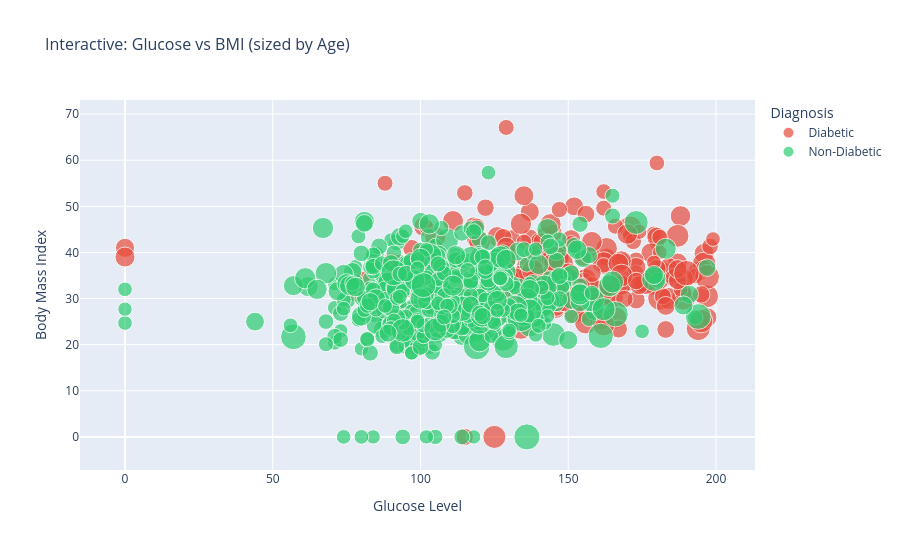

Notebook code for this chart:
### Code cell
# PLOT 7: Interactive Scatter Plot (Plotly)

plot_df = df.copy()
plot_df['Outcome_Label'] = plot_df['Outcome'].map({0: 'Non-Diabetic', 1: 'Diabetic'})

fig = px.scatter(
    plot_df,
    x='Glucose',
    y='BMI',
    color='Outcome_Label',
    size='Age',
    hover_data=['Age', 'Insulin', 'BloodPressure'],
    color_discrete_map={'Non-Diabetic': '#2ecc71', 'Diabetic': '#e74c3c'},
    title='Interactive: Glucose vs BMI (sized by Age)',
    labels={'Glucose': 'Glucose Level', 'BMI': 'Body Mass Index'}
)

fig.update_layout(
    title_font_size=16,
    legend_title='Diagnosis',
    height=550
)

fig.show()
print("Interactive chart displayed")

### Figure 1 — Plotly figure (JSON) as saved in the notebook; plotly's stock layout.template omitted (floating-point values rounded to 4 significant figures; data arrays with more than 128 entries replaced by an {"elided": "..."} marker saying what was removed)
{"data": [{"customdata": {"elided": "268x3 int values"}, "hovertemplate": "Outcome_Label=Diabetic<br>Glucose Level=%{x}<br>Body Mass Index=%{y}<br>Age=%{customdata[0]}<br>Insulin=%{customdata[1]}<br>BloodPressure=%{customdata[2]}<extra></extra>", "legendgroup": "Diabetic", "marker": {"color": "#e74c3c", "size": {"elided": "268 int values"}, "sizemode": "area", "sizeref": 0.2025, "symbol": "circle"}, "mode": "markers", "name": "Diabetic", "orientation": "v", "showlegend": true, "type": "scatter", "x": {"elided": "268 int values"}, "xaxis": "x", "y": {"elided": "268 float values"}, "yaxis": "y"}, {"customdata": {"elided": "500x3 int values"}, "hovertemplate": "Outcome_Label=Non-Diabetic<br>Glucose Level=%{x}<br>Body Mass Index=%{y}<br>Age=%{customdata[0]}<br>Insulin=%{customdata[1]}<br>BloodPressure=%{customdata[2]}<extra></extra>", "legendgroup": "Non-Diabetic", "marker": {"color": "#2ecc71", "size": {"elided": "500 int values"}, "sizemode": "area", "sizeref": 0.2025, "symbol": "circle"}, "mode": "markers", "name": "Non-Diabetic", "orientation": "v", "showlegend": true, "type": "scatter", "x": {"elided": "500 int values"}, "xaxis": "x", "y": {"elided": "500 float values"}, "yaxis": "y"}], "layout": {"height": 550, "legend": {"itemsizing": "constant", "title": {"text": "Diagnosis"}, "tracegroupgap": 0}, "title": {"font": {"size": 16}, "text": "Interactive: Glucose vs BMI (sized by Age)"}, "xaxis": {"anchor": "y", "domain": [0, 1], "title": {"text": "Glucose Level"}}, "yaxis": {"anchor": "x", "domain": [0, 1], "title": {"text": "Body Mass Index"}}}}
